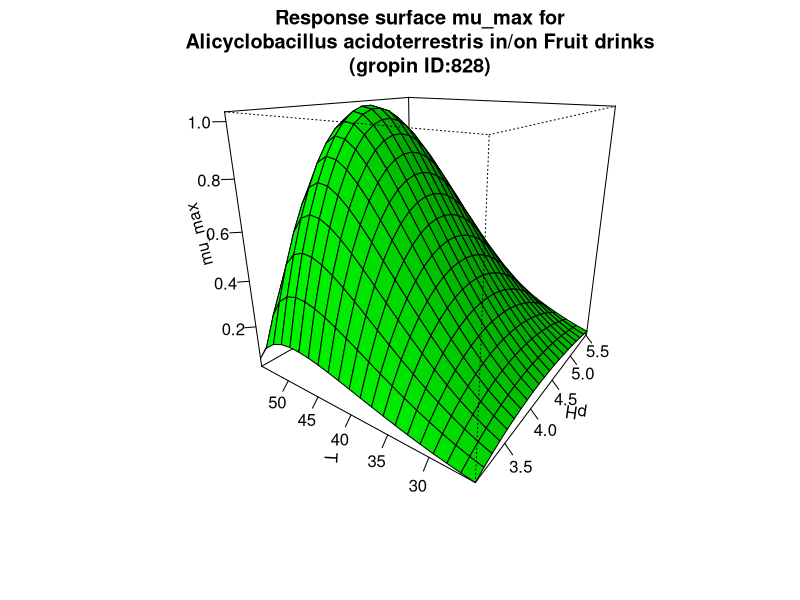

R code for this plot:
#############################
# start of Parameter script
#############################
pH <- seq(3.03303,5.52447552447553,length.out=21)
T <- seq(25.025,54.9450549450549,length.out=21)
#############################
# end of Parameter script
#############################
############################# 
# start of Model script Gropin ID 828 
#############################
 
# constant coefficients for this model
pHmin <- 2.93
pHopt <- 4.22
pHmax <- 5.9
Tmin <- 18.11
Topt <- 48.6
Tmax <- 55.68
mopt <- 1.035
 
variables <- data.frame(pH,T)
argumentsPar <- expand.grid(variables)
 
# heart of the model
response_surface <- function(pH,T) {
   mumax <-1.035*((pH-pHmax)*(pH-pHmin)/((pHopt-pHmin)*(pH-pHopt)-(pHopt-pHmax)*(pHmin-pH)))*((T-Tmax)*((T-Tmin)^2)/((Topt-Tmin)*((Topt-Tmin)*(T-Topt)-(Topt-Tmax)*(Topt+Tmin-2*T))))

return(mumax=mumax)
} 

# output parameters
mumax <- cbind(argumentsPar,response_surface(argumentsPar['pH'],argumentsPar['T']))
colnames(mumax) <- c(colnames(argumentsPar),'mumax')
#############################
# End of Model script
#############################
############################# 
# start of Visualisation script Gropin ID 828 
#############################
persp(pH,T,matrix(unlist(mumax$mumax),nrow=21),col = 'green',xlab='pH',ylab='T',zlab='mu_max',main='Response surface mu_max for
Alicyclobacillus acidoterrestris in/on Fruit drinks
(gropin ID:828)',theta=305,phi=20,shade=0.25,ticktype = 'detailed')
#############################
# End of Visualisation script
#############################
